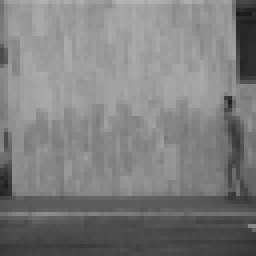
#> input picture preprocessed_frames/denis_jump/frame_000.png, 64 x 64 px, found by its file name (shown 4 times larger); its folder holds 4 pictures in this run
$ python kmeans.py
#> lines starting #> are read from the running program, lines starting #| are printed output that depends on the picture
import os
import numpy as np
import cv2
import matplotlib.pyplot as plt
from sklearn.cluster import KMeans

def load_saved_frames(folder_path, resize_dim=(64, 64)):
    """Load saved grayscale PNG frames and normalize to [0, 1]."""
#> called with folder_path = 'preprocessed_frames/denis_jump', resize_dim = (64, 64)
    frame_files = sorted([f for f in os.listdir(folder_path) if f.endswith(".png")])
    frames = []

    for fname in frame_files:
        img = cv2.imread(os.path.join(folder_path, fname), cv2.IMREAD_GRAYSCALE)
#> img is the input picture: shape (64, 64); min 25, max 180, mean 125.7
        if img is not None:
            img = cv2.resize(img, resize_dim, interpolation=cv2.INTER_AREA)
            frames.append(img.astype(np.float32) / 255.0)

    print(f"Loaded {len(frames)} frames from '{folder_path}'")
    return frames

def compute_frame_differences(frames):
    """Compute absolute frame-to-frame differences."""
    diffs = []
    for i in range(1, len(frames)):
        diff = np.abs(frames[i] - frames[i - 1])
        diffs.append(diff)
#> this loop made 3 passes
#> pass 1, in compute_frame_differences, `diff = np.abs(frames[i] - frames[i - 1])`:
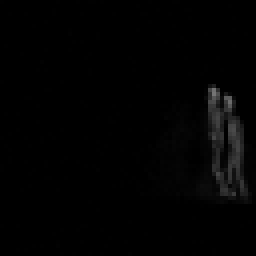
#> diff: shape (64, 64) float32 (shown 4 times larger); min 0, max 0.459, mean 0.0113
#> pass 2, in compute_frame_differences, `diff = np.abs(frames[i] - frames[i - 1])`:
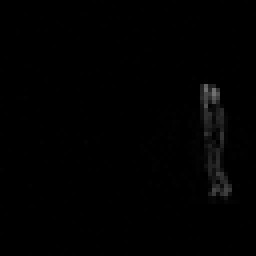
#> diff: shape (64, 64) float32 (shown 4 times larger); min 0, max 0.443, mean 0.00725
#> pass 3, in compute_frame_differences, `diff = np.abs(frames[i] - frames[i - 1])`:
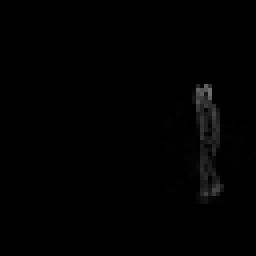
#> diff: shape (64, 64) float32 (shown 4 times larger); min 0, max 0.435, mean 0.00765
    print(f"Computed {len(diffs)} frame differences.")
    return diffs

def cluster_frames_kmeans(frames, n_clusters=3):
    X = np.array([f.flatten() for f in frames])
    kmeans = KMeans(n_clusters=n_clusters, random_state=42, n_init=10)
    return kmeans.fit_predict(X)

def plot_cluster_assignments(labels):
    """Plot the cluster assignments over time."""
    plt.figure(figsize=(10, 3))
    plt.plot(range(1, len(labels)+1), labels, marker='o')  # Start from frame 1
    plt.xlabel("Frame Index")
    plt.ylabel("Cluster Label")
    plt.title("K-Means Clustering Over Time (Frame Differences)")
    plt.grid(True)
    plt.tight_layout()
    plt.show()
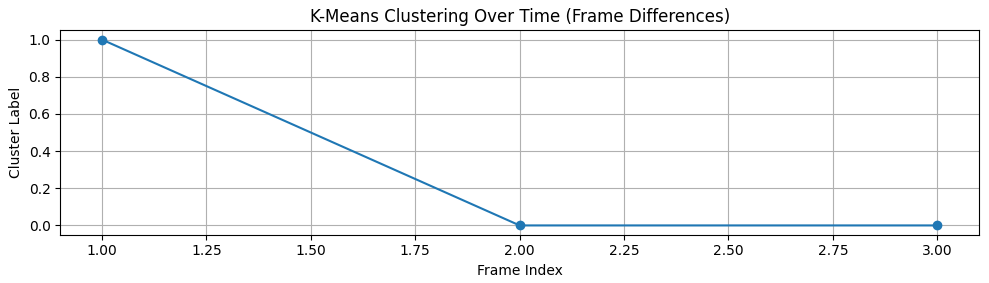
#> figure drawn by matplotlib, 1 panel

def show_clustered_images(frames, labels, n_clusters=3, samples_per_cluster=6):
    """Display original images from each cluster (using difference-based clustering)."""
#> called with labels = array of shape (3,), n_clusters = 2, samples_per_cluster = 6
    plt.figure(figsize=(samples_per_cluster * 2, n_clusters * 2.5))
    for c in range(n_clusters):
        indices = np.where(labels == c)[0][:samples_per_cluster]
        for j, idx in enumerate(indices):
            # +1 because diffs start from frame[1] - frame[0]
            img_idx = idx + 1
            plt.subplot(n_clusters, samples_per_cluster, c * samples_per_cluster + j + 1)
            plt.imshow(frames[img_idx], cmap='gray')
            plt.axis('off')
            plt.title(f"C{c}", fontsize=8)
    plt.tight_layout()
    plt.suptitle("Clustered Frame Samples (Motion-Based)", fontsize=14)
    plt.show()
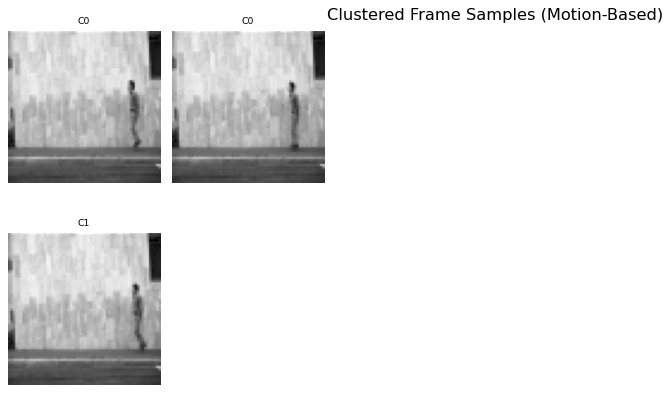
#> figure drawn by matplotlib, 3 panels

if __name__ == "__main__":
    folder = os.path.join("preprocessed_frames", "denis_jump")
    frames = load_saved_frames(folder_path=folder, resize_dim=(64, 64))

    diff_frames = compute_frame_differences(frames)

    n_clusters = 2
    labels = cluster_frames_kmeans(diff_frames, n_clusters=n_clusters)
    plot_cluster_assignments(labels)
    show_clustered_images(frames, labels, n_clusters=n_clusters, samples_per_cluster=6)
    print("✅ Motion-based clustering complete.")
